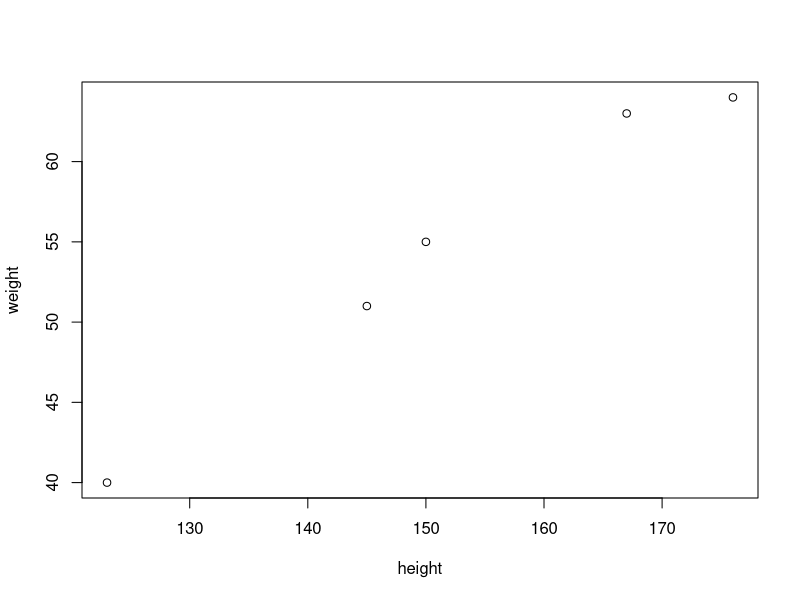

Write R code to recreate this figure.
## ---- chunk 1
height <- c(145, 167, 176, 123, 150)
weight <- c(51, 63, 64, 40, 55)
cor(height, weight)
plot(height,weight, type = "p")
